Frame 1 (no input): blank canvas, image omitted
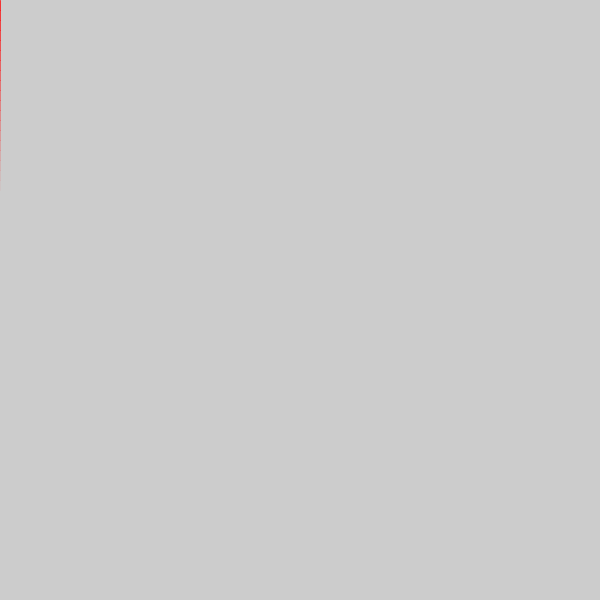
Frame 60 (the mouse pressed at the canvas centre just before this capture)
Frame 120 (the mouse held since frame 60 and released just before this capture): identical to frame 60, image omitted

The Processing sketch that drew this single still picture (run headless with seeded random() and noise(); from frame 60 on, the mouse is pressed at the canvas centre):

// Processing sketch: processing_114831
// ── processing_114831.pde

float drip = 0;
float dripX = 0;
float dripY = 0;

void setup()
{
  size(600, 600);
}
 
void draw()
{
  drip += 1;
  
  if (mousePressed == true && mouseButton == LEFT)
  {
    drawX(mouseX, mouseY + 100, color(255, 255, 255), 2);
    drawX(width/2, height/2, color(0), 20);
    drawX(mouseX, mouseY, color(255, 0, 0), 4);

    
    drip = 0;
  } 
  
  if (drip < 50) // only draw 50 segments
  {
    stroke(255,0,0, calculateOpacity(drip)); // fade out by scaling with drip value
     
    float nextY = dripY + 10;
    line(dripX, dripY, dripX, nextY);
    dripY = nextY; 
  }
}

void drawX(float x, float y, color xcolor, float weight)
{
  stroke(xcolor);
  strokeWeight(weight);
  line(x, y + 5, x + 60, y + 65);
  line(x + 60, y + 5, x, y + 65);
  
  dripX = x + 60;
  dripY = y + 65;
}

float addTwoFloats(float x, float y)
{
  return (((x + y) * 2) / 7);
}
 
float calculateOpacity(float drip)
{
  return 200 - (drip * 10);
}

float cubeFloat(float x)
{
  return x * x * x;
}
